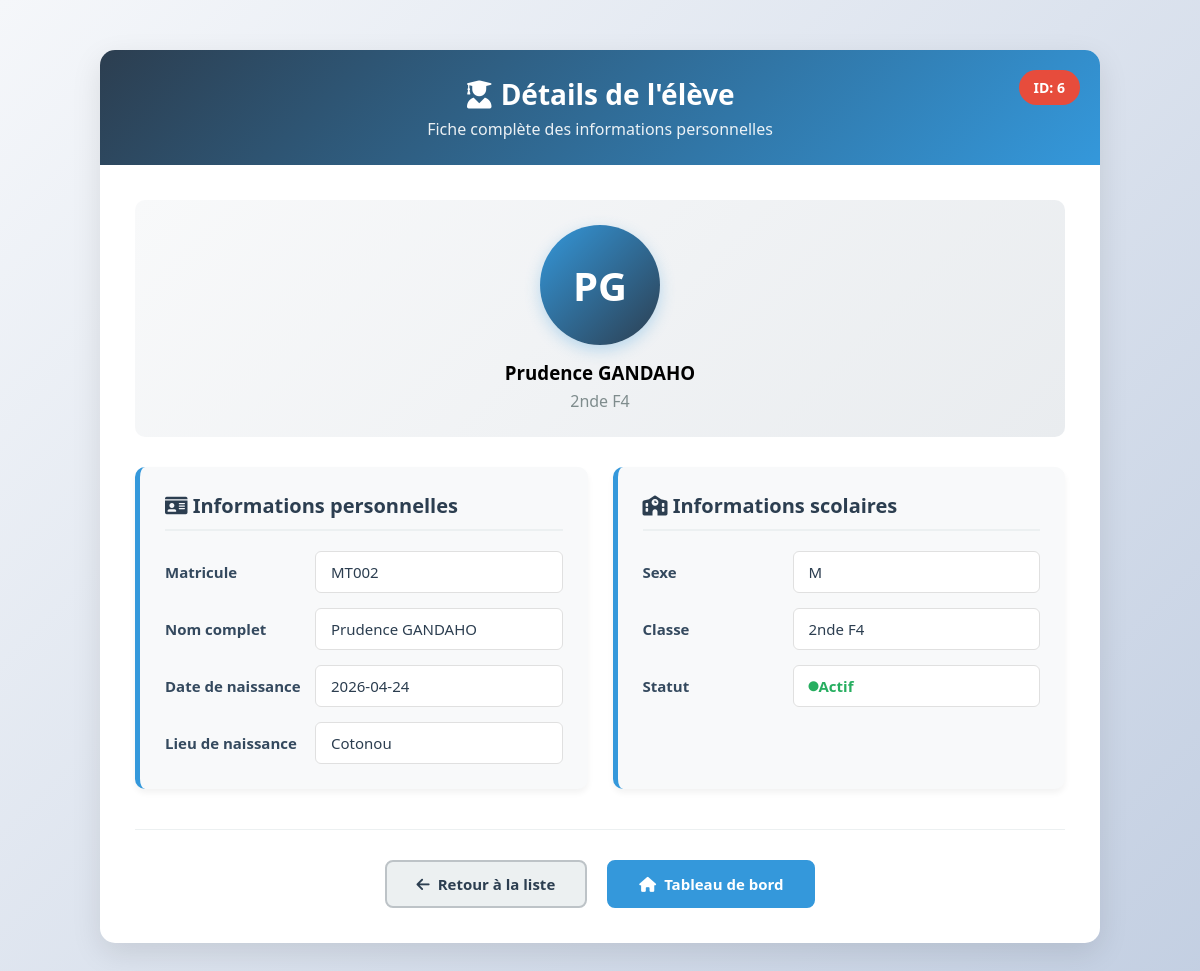
The app's page /Ecole/eleves/details.php?id=6 (signed in) with its own data.
### tables this page shows
CREATE TABLE `eleves` (
  `id` int(11) NOT NULL,
  `matricule` varchar(30) DEFAULT NULL,
  `nom` varchar(50) DEFAULT NULL,
  `prenom` varchar(50) DEFAULT NULL,
  `classe_id` int(11) DEFAULT NULL,
  `date_naissance` date NOT NULL,
  `lieu_naissance` varchar(100) NOT NULL,
  `sexe` enum('M','F') NOT NULL
);

CREATE TABLE `classes` (
  `id` int(11) NOT NULL,
  `nom_classe` varchar(20) NOT NULL
);

### Ecole/eleves/details.php (the view, shortened to what this page needs)
<?php
require_once '../config/database.php';
$id = (int)$_GET['id'];
$stmt = $pdo->prepare("
    SELECT e.id, e.matricule, e.nom, e.prenom, e.date_naissance, e.lieu_naissance, e.sexe, c.nom_classe
    FROM eleves e
    JOIN classes c ON e.classe_id = c.id
    WHERE e.id = ?
");
$stmt->execute([$id]);
$eleve = $stmt->fetch();
?>
<!DOCTYPE html>
<html lang="fr">
<head>
    <link rel="stylesheet" href="https://cdnjs.cloudflare.com/ajax/libs/font-awesome/6.0.0/css/all.min.css">
</head>
<body>
    <div class="container">
        <div class="header">
            <h2><i class="fas fa-user-graduate"></i> Détails de l'élève</h2>
            <p>Fiche complète des informations personnelles</p>
            <div class="badge">ID: <?= $eleve['id'] ?></div>
        </div>
        <div class="content">
            <div class="avatar-section">
                <div class="avatar">
                    <?= strtoupper(substr($eleve['prenom'], 0, 1) . substr($eleve['nom'], 0, 1)) ?>
                </div>
                <h3><?= htmlspecialchars($eleve['prenom'] . ' ' . $eleve['nom']) ?></h3>
                <p style="color: #7f8c8d; margin-top: 5px;"><?= htmlspecialchars($eleve['nom_classe']) ?></p>
            </div>
            <div class="info-grid">
                <div class="info-section">
                    <h3><i class="fas fa-id-card"></i> Informations personnelles</h3>
                    <div class="info-item">
                        <span class="info-label">Matricule</span>
                        <span class="info-value"><?= htmlspecialchars($eleve['matricule']) ?></span>
                    </div>
                    <div class="info-item">
                        <span class="info-label">Nom complet</span>
                        <span class="info-value"><?= htmlspecialchars($eleve['prenom'] . ' ' . $eleve['nom']) ?></span>
                    </div>
                    <div class="info-item">
                        <span class="info-label">Date de naissance</span>
                        <span class="info-value"><?= htmlspecialchars($eleve['date_naissance']) ?></span>
                    </div>
                    <div class="info-item">
                        <span class="info-label">Lieu de naissance</span>
                        <span class="info-value"><?= htmlspecialchars($eleve['lieu_naissance']) ?></span>
                    </div>
                </div>
                <div class="info-section">
                    <h3><i class="fas fa-school"></i> Informations scolaires</h3>
                    <div class="info-item">
                        <span class="info-label">Sexe</span>
                        <span class="info-value"><?= htmlspecialchars($eleve['sexe']) ?></span>
                    </div>
                    <div class="info-item">
                        <span class="info-label">Classe</span>
                        <span class="info-value"><?= htmlspecialchars($eleve['nom_classe']) ?></span>
                    </div>
                    <div class="info-item">
                        <span class="info-label">Statut</span>
                        <span class="info-value" style="color: #27ae60; font-weight: bold;">
                            <i class="fas fa-circle" style="font-size: 10px;"></i> Actif
                        </span>
                    </div>
                </div>
            </div>
            <div class="actions">
                <a href="liste.php" class="btn btn-secondary">
                    <i class="fas fa-arrow-left"></i> Retour à la liste
                </a>
                <a href="../accueil.php" class="btn btn-primary">
                    <i class="fas fa-home"></i> Tableau de bord
                </a>
            </div>
        </div>
    </div>
</body>
</html>

### Ecole/eleves/details.php (style rules this page uses)
* { margin: 0; padding: 0; box-sizing: border-box; font-family: 'Segoe UI', Tahoma, Geneva, Verdana, sans-serif; }
body { background: linear-gradient(135deg, #f5f7fa 0%, #c3cfe2 100%); min-height: 100vh; padding: 20px; }
.container { max-width: 1000px; margin: 30px auto; background: white; border-radius: 15px; box-shadow: 0 10px 30px rgba(0, 0, 0, 0.1); overflow: hidden; }
.header { background: linear-gradient(135deg, #2c3e50 0%, #3498db 100%); color: white; padding: 25px 30px; text-align: center; position: relative; }
.header h2 { font-size: 28px; font-weight: 600; margin-bottom: 5px; }
.header p { opacity: 0.9; font-size: 16px; }
.badge { position: absolute; top: 20px; right: 20px; background: #e74c3c; color: white; padding: 8px 15px; border-radius: 20px; font-size: 14px; font-weight: bold; }
.content { padding: 35px; }
.info-grid { display: grid; grid-template-columns: repeat(auto-fit, minmax(300px, 1fr)); gap: 25px; margin-bottom: 40px; }
.info-section { background: #f8f9fa; padding: 25px; border-radius: 10px; border-left: 5px solid #3498db; box-shadow: 0 4px 6px rgba(0, 0, 0, 0.05); transition: transform 0.3s ease; }
.info-section h3 { color: #2c3e50; margin-bottom: 20px; padding-bottom: 10px; border-bottom: 2px solid #ecf0f1; font-size: 20px; }
.info-item { margin-bottom: 15px; display: flex; align-items: center; }
.info-item:last-child { margin-bottom: 0; }
.info-label { font-weight: 600; color: #34495e; width: 150px; font-size: 15px; }
.info-value { color: #2c3e50; background: white; padding: 10px 15px; border-radius: 6px; flex: 1; border: 1px solid #e0e0e0; font-size: 15px; min-height: 40px; display: flex; align-items: center; }
.avatar-section { text-align: center; padding: 25px; background: linear-gradient(135deg, #f8f9fa 0%, #e9ecef 100%); border-radius: 10px; margin-bottom: 30px; }
.avatar { width: 120px; height: 120px; background: linear-gradient(135deg, #3498db 0%, #2c3e50 100%); border-radius: 50%; margin: 0 auto 15px; display: flex; align-items: center; justify-content: center; font-size: 40px; color: white; font-weight: bold; box-shadow: 0 5px 15px rgba(52, 152, 219, 0.3); }
.actions { display: flex; justify-content: center; gap: 20px; margin-top: 40px; padding-top: 30px; border-top: 1px solid #ecf0f1; }
.btn { padding: 12px 30px; border-radius: 8px; text-decoration: none; font-weight: 600; font-size: 15px; transition: all 0.3s ease; display: inline-flex; align-items: center; gap: 8px; }
.btn-primary { background: #3498db; color: white; border: 2px solid #3498db; }
.btn-secondary { background: #ecf0f1; color: #2c3e50; border: 2px solid #bdc3c7; }

### records on screen
eleves: id "6", prenom+nom "PG", prenom+nom "Prudence GANDAHO", classe.nom_classe "2nde F4", matricule "MT002", date_naissance "2026-04-24", lieu_naissance "Cotonou", sexe "M"
